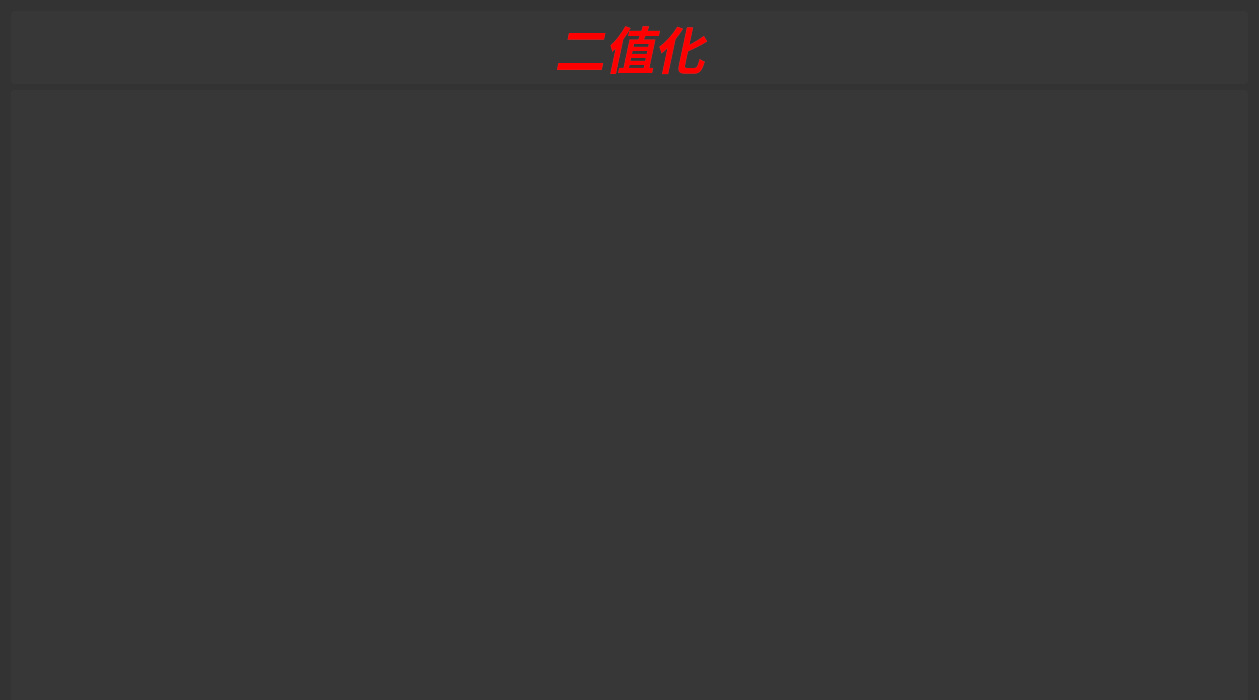
<?xml version="1.0" encoding="UTF-8"?>
<ui version="4.0">
 <class>BinaryvalueClass</class>
 <widget class="QWidget" name="BinaryvalueClass">
  <property name="geometry">
   <rect>
    <x>0</x>
    <y>0</y>
    <width>1259</width>
    <height>700</height>
   </rect>
  </property>
  <property name="minimumSize">
   <size>
    <width>1259</width>
    <height>700</height>
   </size>
  </property>
  <property name="maximumSize">
   <size>
    <width>1259</width>
    <height>700</height>
   </size>
  </property>
  <property name="windowTitle">
   <string>Binaryvalue</string>
  </property>
  <property name="styleSheet">
   <string notr="true">QWidget#BinaryvalueClass{
	background-color: rgb(51, 51, 51);
	color:rgb(200,200,200);
	border-radius: 8px;

}

QLabel{
		border-radius:4px;
		background-color: rgba(60, 60, 60, 100);
		font-size:50px;
		color:red;
		font-weight:bold;
border: none;
font-style:italic;
/*设置文本对齐方式，不支持text-align*/
qproperty-alignment:'AlignVcenter|AlignRight';/*设置文本垂直方向居中对齐，水平方向右对齐*/
}
</string>
  </property>
  <layout class="QGridLayout" name="gridLayout">
   <item row="0" column="0">
    <layout class="QVBoxLayout" name="verticalLayout">
     <item>
      <widget class="QLabel" name="label_2">
       <property name="maximumSize">
        <size>
         <width>16777215</width>
         <height>100</height>
        </size>
       </property>
       <property name="text">
        <string>二值化</string>
       </property>
       <property name="alignment">
        <set>Qt::AlignCenter</set>
       </property>
      </widget>
     </item>
     <item>
      <widget class="QLabel" name="label">
       <property name="minimumSize">
        <size>
         <width>0</width>
         <height>800</height>
        </size>
       </property>
       <property name="maximumSize">
        <size>
         <width>16777215</width>
         <height>800</height>
        </size>
       </property>
       <property name="text">
        <string/>
       </property>
      </widget>
     </item>
    </layout>
   </item>
  </layout>
 </widget>
 <layoutdefault spacing="6" margin="11"/>
 <resources/>
 <connections/>
</ui>
